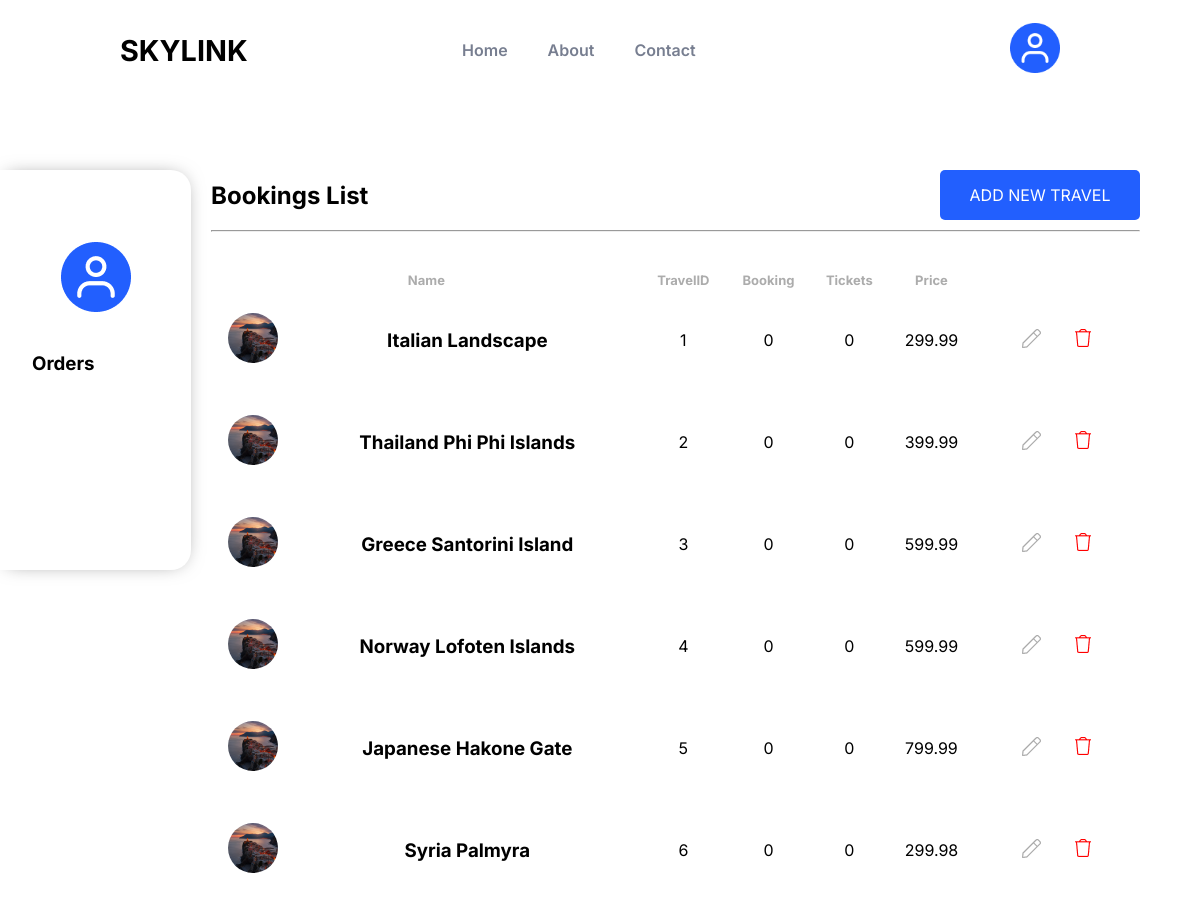
The page /admin-panel.php (signed in) on the database its author committed.
### tables this page shows
CREATE TABLE flights(
                        id int not NULL AUTO_INCREMENT PRIMARY KEY,
                        flight_name text,
                        discription text,
                        price DECIMAL(10,2),
                        main_img text(255),
                        start_date date not null ,
                        end_Date date not null
);

### admin-panel.php (the view, shortened to what this page needs)
<?php
include_once("crud.php")
?>
<!doctype html>
<html lang="en">
<head>
    <link rel="stylesheet" href="https://cdn.jsdelivr.net/npm/bootstrap-icons@1.11.3/font/bootstrap-icons.min.css">
    <link rel="stylesheet" href="style.css"/>
</head>
<body>
<?php
include_once('navbar.php');
?>
<div style="height: 170px"></div>
<div class="adminPanel-Container flex">
    <nav class="adminpanel-navbar">
        <div class="nav-top-section flex">
            <img src="imgs/profile%20btn.png" alt="profile">
        </div>
        <div class="nav-bottom-section">
            <h3>Orders</h3>
        </div>
    </nav>
    <div class="admin-table-container ">
        <section class="admin-page-Head">
            <div class="flex admin-little-header">
                <h2>Bookings List</h2>
                <div class="add-Travel-btn" id="add-travel">
                    <p style="color: white; text-decoration: none">ADD NEW TRAVEL</p>
                </div>
            </div>
            <hr>
        </section>
        <table>
            <tr class="table-headers">
                <th colspan="2">Name</th>
                <th>TravelID</th>
                <th>Booking</th>
                <th>Tickets</th>
                <th>Price</th>
                <th></th>
            </tr>
            <?php
            $sqlRead = "SELECT * FROM flights";
            $stmtRead = $pdo->query($sqlRead);
            foreach ($stmtRead as $row) { ?>
                <tr class="vacation-bar">
                    <td class="column-sections">
                        <img class="admin-vacation-img" src="imgs/italian-land.jpg" alt="img">
                    </td>
                    <td class="column-sections">
                        <h3><?php echo $row['flight_name'] ?></h3>
                    </td>
                    <td class="column-sections">
                        <p><?php echo $row['id'] ?></p>
                    </td>
                    <td class="column-sections">
                        <p>0</p>
                    </td>
                    <td class="column-sections">
                        <p>0</p>
                    </td>
                    <td class="column-sections">
                        <?php echo $row['price'];
                        ?>
                    </td>
                    <td class="column-sections flex" style="justify-content: flex-end">
                        <div class="admin-button">
                            <button class="delete-btn edit-btn" type="button" onclick="displayEditPopup(<?php echo $row['id'] ?>, '<?php echo $row['flight_name']?>', '<?php echo $row['discription']?>', <?php echo $row['price']?>)">
                                <img src="imgs/edit-btn.png" alt="">
                            </button>
                        </div>
                    </td>
                    <td>
                        <div class="admin-button">
                            <form action="admin-panel.php" method="post">
                                <button class="delete-btn" type="submit" name="deleteSubmit"">
                                    <img src="imgs/delete-btn.png" alt="Delete icon">
                                </button>
                            </form>
                        </div>
                    </td>
                </tr>
            <?php } ?>
        </table>
    </div>
</div>
<?php
$sqlEdit = "SELECT * FROM flights";
$stmtEdit = $pdo->query($sqlEdit);
foreach ($stmtEdit as $row2) { ?>
</body>
<?php } ?>
</html>

### navbar.php (shortened to what this page needs)
<!DOCTYPE html>
<html lang="en">
<head>
    <link rel="stylesheet" href="https://cdn.jsdelivr.net/npm/bootstrap-icons@1.11.3/font/bootstrap-icons.min.css">
    <link rel="stylesheet" href="style.css"/>
</head>
<body>
<header class="header" id="header">
    <nav class="nav-container">
        <a href="index.php" class="nav-logo">SKYLINK</a>
        <div id="nav-links" class="nav-links-container">
            <ul class="nav-links">
                <li class="nav-li">
                    <a href="index.php" class="nav-item"><span>Home</span></a>
                </li>
                <li class="nav-li">
                    <a href="searchedPage.php" class="nav-item"><span>About</span></a>
                </li>
                <li class="nav-li">
                    <a href="#" class="nav-item"><span>Contact</span></a>
                </li>
            </ul>
        </div>
        <div class="profile-btn-container">
            <img id="profile-btn"
                    class="profile-btn"
                    src="imgs/profile%20btn.png"
                    alt="Profile"
                    onclick="toggelMenu()"
            />
        </div>
    </nav>
</header>
</body>

### style.css (style rules this page uses)
* { box-sizing: border-box; margin: 0; padding: 0; }
.flex { display: flex; }
body, html { margin: 0; padding: 0; height: 100%; width: 100%; background-color: rgba(255, 255, 255, 1); font-family: "Inter", sans-serif; }
.header { position: fixed; width: 100%; top: 0; left: 0; z-index: 999; }
.nav-container { position: relative; height: 100px; display: flex; justify-content: space-between; align-items: center; }
.nav-logo { margin-left: 120px; color: black; font-size: clamp(1.5em, 2.4vw, 4em); text-decoration: none; font-weight: bold; }
ul li { text-decoration: none; list-style: none; }
.nav-links { display: flex; flex-direction: column; row-gap: 3rem; }
.nav-item { position: relative; color: rgba(119, 126, 144, 1); font-size: 24px; font-weight: 600; display: inline-flex; align-items: center; transition: opacity 0.4s; text-decoration: none; font-weight: 600; }
.nav-item span { position: relative; transition: margin 0.5s; }
.nav-item span::after { content: ""; position: absolute; left: 0; bottom: -5px; width: 0; height: 2px; background-color: rgba(119, 126, 144, 1); transition: width 0.4s ease-out; }
@media screen and (min-width: 1030px) { .nav-container { margin-inline: auto; height: 100px; } }
@media screen and (min-width: 1030px) { .nav-item { font-size: 1rem; } }
@media screen and (min-width: 1030px) { .nav-links { flex-direction: row; column-gap: 2.5rem; margin-right: 100px; } }
@media screen and (min-width: 1030px) { .profile-btn { margin-right: 140px; } }
.profile-btn { background: none; border: none; width: 50px; }
.adminPanel-Container { height: 600px; width: 95%; gap: 20px; }
.adminpanel-navbar { height: 400px; width: 220px; padding: 2em; box-shadow: 0px 0px 20px -8px rgba(0,0,0,0.57); border-top-right-radius: 20px; border-bottom-right-radius: 20px; }
.nav-top-section { height: 150px; width: 100%; justify-content: center; align-items: center; }
.nav-bottom-section { height: 200px; width: 100%; margin-right: -20px; }
.admin-table-container { width: 100%; }
.admin-page-Head { height: 100px; width: 100%;; }
.admin-little-header { justify-content: space-between; align-items: center; padding-bottom: 10px; }
.add-Travel-btn { height: 50px; width: 200px; background-color: #225FFE; text-align: center; align-content: center; border-radius: 5px; }
table { width: 100%; }
.table-headers { color: #ACACAC; font-size: clamp(10px, 1.2vw, 13px); }
.vacation-bar { height: 100px; }
.column-sections { text-align: center; height: 100px; }
.admin-vacation-img { height: 50px; width: 50px; border-radius: 50px; object-fit: cover; }
.admin-button { height: 100px; width: 50px; text-align: center; align-content: center; }
.delete-btn { border: none; background: none; }

### rows shown on the page
flights: flight_name "Italian Landscape", id "1", price "299.99"
flights: flight_name "Thailand Phi Phi Islands", id "2", price "399.99"
flights: flight_name "Greece Santorini Island", id "3", price "599.99"
flights: flight_name "Norway Lofoten Islands", id "4", price "599.99"
flights: flight_name "Japanese Hakone Gate", id "5", price "799.99"
flights: flight_name "Syria Palmyra", id "6", price "299.98"
